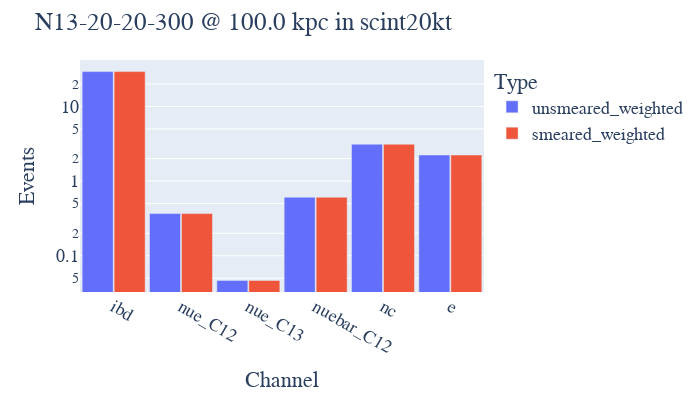

The cell this chart's notebook holds for it:
### Code cell
beer.bar_totals(sn, detector)

### Figure 1 — Plotly figure (JSON) as saved in the notebook; plotly's stock layout.template omitted (floating-point values rounded to 4 significant figures)
{"data": [{"alignmentgroup": "True", "hovertemplate": "Type=unsmeared_weighted<br>Channel=%{x}<br>Events=%{y}<extra></extra>", "legendgroup": "unsmeared_weighted", "marker": {"color": "#636efa", "pattern": {"shape": ""}}, "name": "unsmeared_weighted", "offsetgroup": "unsmeared_weighted", "orientation": "v", "showlegend": true, "textposition": "auto", "type": "bar", "x": ["ibd", "nue_C12", "nue_C13", "nuebar_C12", "nc", "e"], "xaxis": "x", "y": [29.28, 0.3672, 0.04681, 0.6078, 3.118, 2.236], "yaxis": "y"}, {"alignmentgroup": "True", "hovertemplate": "Type=smeared_weighted<br>Channel=%{x}<br>Events=%{y}<extra></extra>", "legendgroup": "smeared_weighted", "marker": {"color": "#EF553B", "pattern": {"shape": ""}}, "name": "smeared_weighted", "offsetgroup": "smeared_weighted", "orientation": "v", "showlegend": true, "textposition": "auto", "type": "bar", "x": ["ibd", "nue_C12", "nue_C13", "nuebar_C12", "nc", "e"], "xaxis": "x", "y": [29.28, 0.3672, 0.04679, 0.6078, 3.118, 2.236], "yaxis": "y"}], "layout": {"bargap": 0.05, "bargroupgap": 0.03, "barmode": "group", "font": {"family": "Times New Roman", "size": 18}, "height": 400, "legend": {"title": {"text": "Type"}, "tracegroupgap": 0}, "margin": {"t": 60}, "title": {"text": "N13-20-20-300 @ 100.0 kpc in scint20kt"}, "width": 700, "xaxis": {"anchor": "y", "domain": [0, 1], "title": {"text": "Channel"}}, "yaxis": {"anchor": "x", "domain": [0, 1], "title": {"text": "Events"}, "type": "log"}}}
